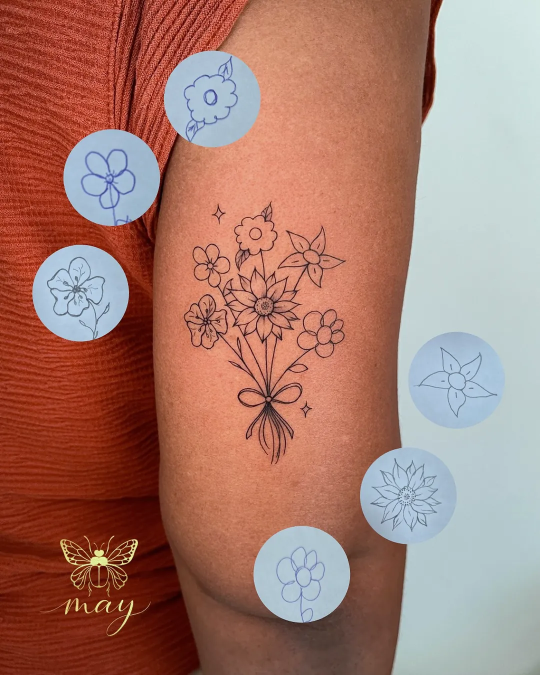
#> input picture assets/img/o/022_0.webp, 1080 x 1350 px, given in place of 041_0.jpg, which was not available (shown at 1/2 size)
$ python fotos.py
#> lines starting #> are read from the running program, lines starting #| are printed output that depends on the picture
# -*- coding: utf-8 -*-
"""Fotos do portfolio (sem recortar corpo: formato 4:5 original), coberturas, retratos e videos."""
import subprocess, sys
from pathlib import Path
import numpy as np
from PIL import Image, ImageFilter
S = Path(__file__).resolve().parent.parent; R = S.parent / '_ref'
sys.path.insert(0, str(S / 'tools')); import dados
def tom(im):
    """Puxa de leve o alaranjado das fotos antigas para a pele ficar proxima entre si."""
    a = np.asarray(im).astype(np.float32); m = a.reshape(-1, 3).mean(0); alvo = m.mean()
#> after `m = a.reshape(-1, 3).mean(0)`: m = [166.8, 122.3, 110.6]
#> after `alvo = m.mean()`: alvo = 133.2
    g = 1 + (alvo / m - 1) * .28
#> g = [0.944, 1.03, 1.06]
    return Image.fromarray(np.clip(a * g, 0, 255).astype(np.uint8))
def q45(im, cima=0):
#> called with cima = 0
    w, h = im.size
#> w = 1080; h = 1350
    if cima: im = im.crop((0, cima, w, h)); w, h = im.size
    if w / h > .8:
        n = int(h * .8); im = im.crop(((w - n) // 2, 0, (w - n) // 2 + n, h))
    else:
        n = int(w / .8); y = 0 if cima else (h - n) // 2; im = im.crop((0, y, w, y + n))
#> after `n = int(w / 0.8)`: n = 1350
#> after `y = 0 if cima else (h - n) // 2`: y = 0
    return im
for p in dados.P:
    for j, f in enumerate(p['fotos']):
        im = q45(tom(Image.open(R / f'ig/fotos/{f}.jpg').convert('RGB')))
        im.resize((1080, 1350), Image.LANCZOS).save(S / f'assets/img/o/{f}.webp', quality=80, method=6)
        if j == 0: im.resize((640, 800), Image.LANCZOS).save(S / f"assets/img/p/{p['id']}.webp", quality=78, method=6)
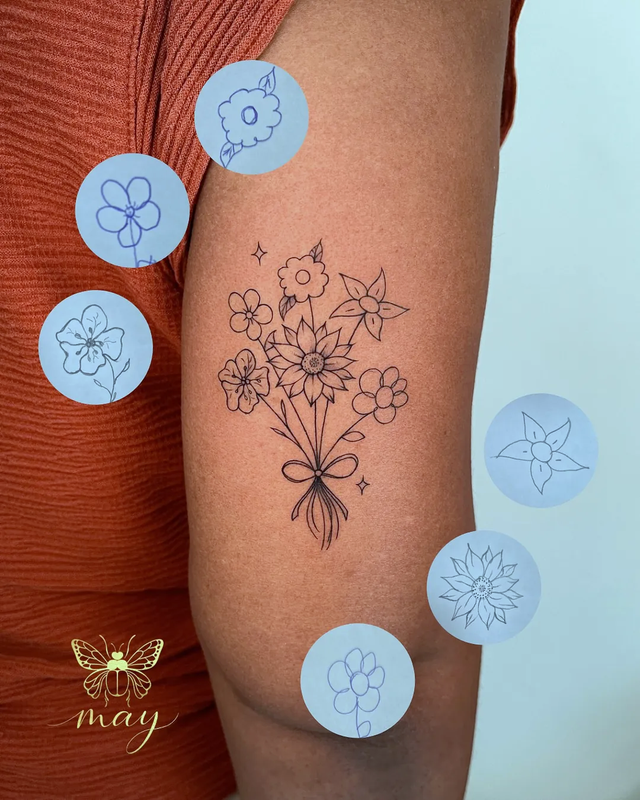
#> saved as borb-hib.webp: PIL image 640x800 RGB; mean R, G, B 156.9, 125.1, 116.4
#> pass 2 of the loop `for p in dados.P:`:
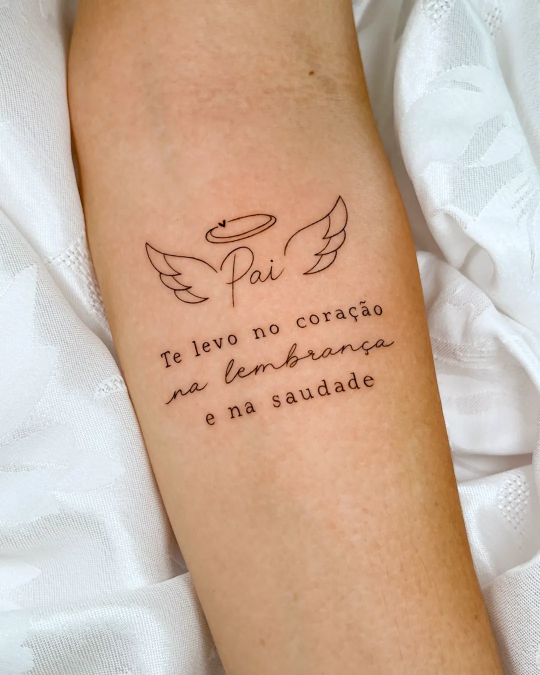
#> input picture assets/img/o/027_0.webp, 1080 x 1350 px, given in place of 042_0.jpg, which was not available (shown at 1/2 size)
#> `if j == 0: im.resize((640, 800), Image.LANCZOS).save(S / f"assets/img/..`:
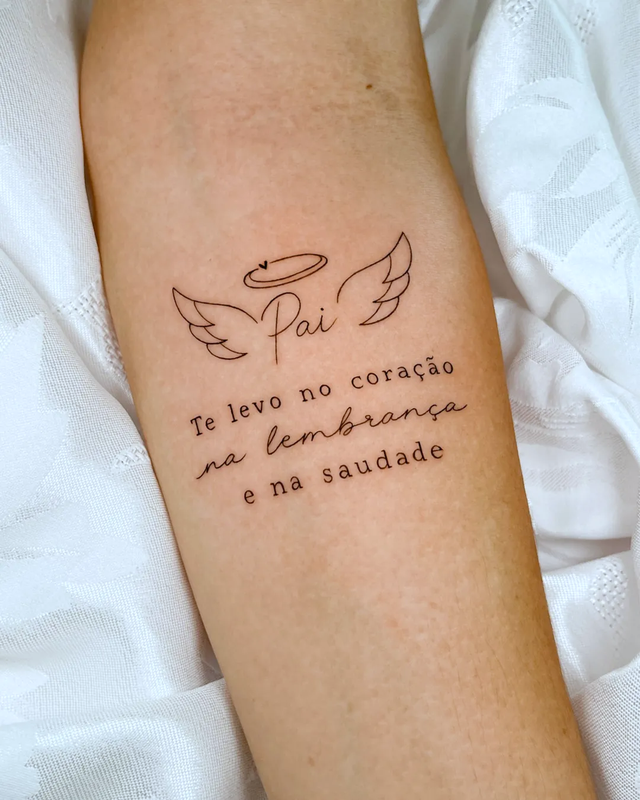
#> saved as pezinho.webp: PIL image 640x800 RGB; mean R, G, B 196, 176.6, 162.7
#> (the run stopped early here; a loop or call above may not have finished)
